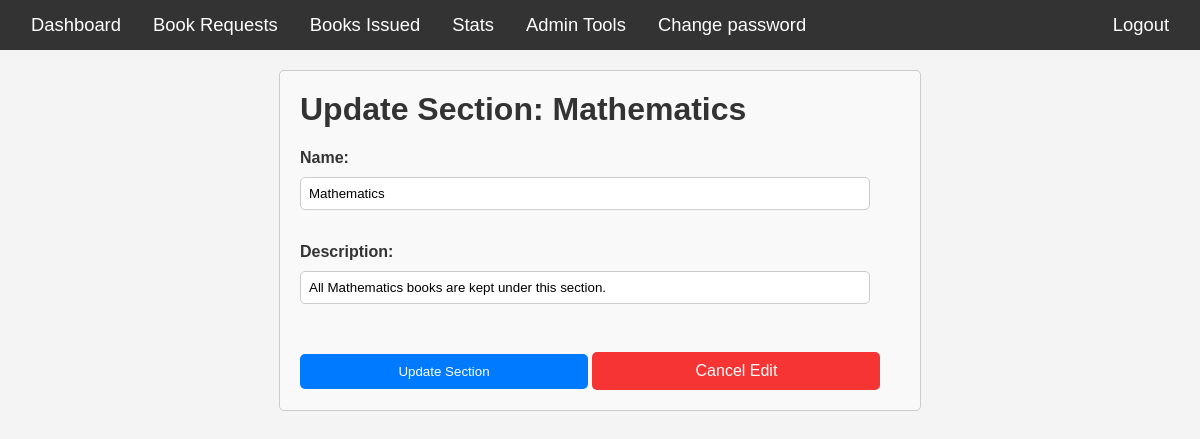
/sections/1/update, run on the app's committed database.
### app.py (models this page shows)
class sections(db.Model):
    __tablename__ = 'sections'
    section_id = db.Column(db.Integer, autoincrement=True, primary_key=True)
    section_name = db.Column(db.String, unique=True, nullable=False)
    date_created = db.Column(db.DateTime, nullable=False)
    section_description = db.Column(db.String)
    books_cascade = relationship("books", cascade="all, delete-orphan")

### app.py (the view, shortened to what this page needs)
@app.route("/sections/<section_id>/update", methods = ["GET", "POST", "PUT"])
def section_update(section_id):
    section_details = sections.query.filter_by(section_id = section_id).first()
    print(section_details.section_description)
    return render_template("section_update.html", section_details = section_details, section_id = section_id)

### templates/section_update.html (shortened to what this page needs)
<!DOCTYPE html>
<html lang="en">
<head>
</head>
<body>
    <navbar class="librarian_navbar">
        <ul class="librarian_navbar_items">
            <li><a href="/librarian/dashboard">Dashboard</a></li>
            <li><a href="/books/requests">Book Requests</a></li>
            <li><a href="/books/issuance">Books Issued</a></li>
            <li><a href="/librarian/stats">Stats</a></li>
            <li><a href="/librarian/tools">Admin Tools</a></li>
            <li><a href="/librarian/change_password">Change password</a></li>
            <li style="float:right;"><a href="/logout">Logout</a></li>
        </ul>
    </navbar>
    <div class="section_update">
        <h1>Update Section: {{ section_details.section_name }}</h1>
        <form method="post">
            <label for="section_update_name">Name:</label>
            <input type="text" id="section_update_name" name="section_update_name"
                value="{{ section_details.section_name }}" required readonly>
            <br><br>
            <label for="section_update_description">Description:</label>
            <input type="text" id="section_update_description" name="section_update_description"
                value="{{ section_details.section_description }}" required>
            <br><br>
            <input type="submit" id="section_update_submit" name="Submit" value="Update Section">
            <a id="negative_button"  href="/sections">Cancel Edit</a>
        </form>
    </div>
</body>
</html>

### templates/section_update.html (style rules this page uses)
body { font-family: Arial, sans-serif; background-color: #f4f4f4; color: #333; margin: 0; padding: 0; }
.librarian_navbar_items { list-style-type: none; margin: 0; padding: 0 15px; overflow: hidden; background-color: #333; }
li { display: inline; float: left; }
li a { display: block; color: white; text-align: center; font-size: 1.15rem; padding: 14px 16px; text-decoration: none; }
.section_update { margin: 20px auto; width: 80%; max-width: 600px; padding: 20px; border: 1px solid #ccc; border-radius: 5px; background-color: #f9f9f9; }
.section_update h1 { margin-top: 0; }
.section_update label { display: block; margin-bottom: 10px; font-weight: bold; }
.section_update input[type="text"] { width: calc(100% - 30px); padding: 8px; margin-bottom: 15px; border: 1px solid #ccc; border-radius: 5px; box-sizing: border-box; }
.section_update input[type="submit"] { width: 48%; padding: 10px; background-color: #007bff; color: white; border: none; border-radius: 5px; cursor: pointer; }
.section_update a { width: 48%; display: inline-block; padding: 10px; text-align: center; background-color: #bbb; color: white; text-decoration: none; border-radius: 5px; margin-top: 15px; box-sizing: border-box; }
#negative_button { display: inline-block; color: white; cursor: pointer; text-decoration: none; text-align: center; background-color: rgb(247, 52, 52); }

### data on the page
sections: section_name "Mathematics", section_update_name "Mathematics", section_update_description "All Mathematics books are kept under this section."
